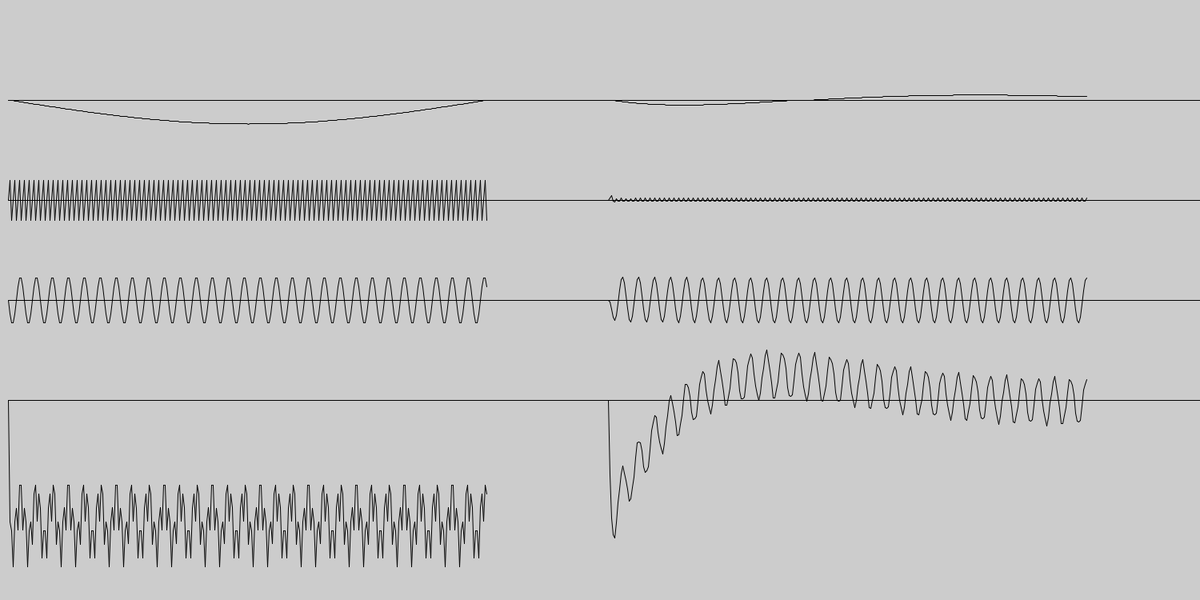
Frame 1 (no input)
Frame 60 (the mouse pressed at the canvas centre just before this capture): identical to frame 1, image omitted
Frame 120 (the mouse held since frame 60 and released just before this capture): identical to frame 1, image omitted

The Processing sketch that drew this single still picture (run headless with seeded random() and noise(); from frame 60 on, the mouse is pressed at the canvas centre):

// Processing sketch: filter_test
// ── filter_test.pde
import java.util.LinkedList;
import java.lang.Math.*;

LinkedList<Float>[] tests = new LinkedList[4];
LinkedList<Float>[] outputs = new LinkedList[4];
LinkedList<Float>[] queues = new LinkedList[4];
void setup()
{
  size(1500, 750);
  //for(LinkedList<Float> l : tests){
  //  l = new LinkedList<Float>();
  //}
  for (int i = 0; i < 4; i++) {
    tests[i] = new LinkedList<Float>();
    queues[i] = new LinkedList<Float>();
    outputs[i] = new LinkedList<Float>();
  }
  for (int i = 0; i < 300; i++) {
    tests[0].add(sin(2f * PI * (float)i * 0.05f/30f));      //sin (2pi * hz/fs)
    tests[1].add(sin(2f * PI * (float)i * 20f/30f));
    tests[2].add(sin(2f * PI * (float)i * 3f/30f)); 
    tests[3].add(cos(2f * PI * (float)i * 20f/30f)+sin(2f * PI * i * 3f/30f)+5f);
    for (int j = 0; j < 4; j++) {
      outputs[j].add(bandPass(tests[j].getLast(), queues[j]));
    }
  }
  for (int i = 0; i < 4; i++) {
    plot(i, 0, tests[i]);
    plot(i, 1, outputs[i]);
  }
}
void plot(int yIndex, int xIndex, LinkedList<Float> l) {
  float lastValue = l.get(0);
  int lastX = 10 + (xIndex) * width/2;
  //int lastY = 10 + (yIndex+1) * height/5;
  int lastY =  (yIndex+1) * height/6;
  int size = l.size();
  line(lastX, lastY, lastX+width, lastY);
  for (int i = 1; i < size; i++) {
    //to do: make this plot not work on delta values
    float temp = l.get(i);
    int newX = (int)( 1f/((float)size) * width/2 ) + lastX;
    int newY = (int)((temp)*30f) + (yIndex+1) * height/6;
    line(lastX, lastY, newX, newY);
    lastX = newX; 
    lastY = newY;
    lastValue = temp;
  }
}
void draw()
{
  //float a = 0.0;
  //float inc = TWO_PI/25.0;
  //float prev_x = 0, prev_y = 50, x, y;

  //for (int i=0; i<100; i=i+4) {
  //  x = i;
  //  y = 50 + sin(a) * 40.0;
  //  line(prev_x, prev_y, x, y);
  //  prev_x = x;
  //  prev_y = y;
  //  a = a + inc;
  //}
}
float[] gains = new float[]{0.387508570552039854906212212881655432284, 0.387508570552039854906212212881655432284}; 
float[][] numerator = new float[][]{ {1, 0, -1}, {1, 0, -1} };
float [][] denominator = new float[][]{ {1, -1.970406888471329054368652577977627515793, 0.970854770517962095688346835231641307473}, {1, -0.643377170931628050709605304291471838951, 0.253626930077802126284325368033023551106} };
float bandPass(float val, LinkedList<Float> q) {
  int bufferSize = 500;    //based on the filter
  if (!Float.isNaN(val)) {    //verify that val is float
    q.add(val);
  }
  if (q.size() > bufferSize) {
    q.remove();
    /////only filter if populated
  }
  Float xm1, xm2, wm1, wm2;
  Float[] xin = new Float[bufferSize], yOut = new Float[bufferSize], wOut = new Float[bufferSize];
  Float[] sig = q.toArray(new Float[q.size()]);
  for (int k = 0; k < gains.length; k++) {
    if (k == 0) {
      xin = sig;
    } else {
      xin = yOut;
    }
    for (int kk = 0; kk< q.size(); kk++) {
      if (kk == 0) {
        xm2 = 0f;
        xm1 = 0f;
        wm2 = 0f;
        wm1 = 0f;
      } else if (kk == 1) {
        xm2 = 0f;
        xm1 = xin[kk-1];
        wm2 = 0f;
        wm1 = wOut[kk-1];
      } else {
        xm2 = xin[kk-2];
        xm1 = xin[kk-1];
        wm2 = wOut[kk-2];
        wm1 = wOut[kk-1];
      }
      wOut[kk] = gains[k]*xin[kk] - denominator[k][1] * wm1 - denominator[k][2]*wm2;
      yOut[kk] = numerator[k][0]*wOut[kk] + numerator[k][1]*wm1 + numerator[k][2]*wm2;
    }
  }
  return yOut[q.size()-1];
  //} else {    //if not populated, return last val
  //  return q.getLast();
  //}
}
//float bandPass(float val, LinkedList<Float> q){
//  if (!Float.isNaN(val)) {    //verify that val is float
//      q.add(val);
//  }
//  if (q.size() > 3) {
//    q.remove();
//    /////only filter if populated
//    float xm1, xm2, wm1, wm2;
//    LinkedList<Float> xin = new LinkedList<Float>();
//    LinkedList<Float> yOut = new LinkedList<Float>();
//    LinkedList<Float> wOut = new LinkedList<Float>();

//    for(int k = 0; k < gains.length; k++) {
//      if (k == 0){
//        xin = (LinkedList<Float>) q.clone();
//      }else{
//        xin = (LinkedList<Float>) yOut.clone();
//      }

//      for(int kk = 0; kk< q.size(); kk++){
//        if (kk == 0){
//            xm2 = 0;
//            xm1 = 0;
//            wm2 = 0;
//            wm1 = 0;
//        } else if (kk == 1){
//            xm2 = 0;
//            xm1 = xin.get(xin.size() - 3);
//            wm2 = 0;
//            wm1 = wOut.get(wOut.size() - 3);
//        }else{
//            xm2 = xin.get(xin.size() - 3);
//            xm1 = xin.get(xin.size() - 2);
//            wm2 = wOut.get(wOut.size() - 3);
//            wm1 = wOut.get(wOut.size() - 2);
//        }
//        wOut.add(gains[k]*xin.getLast() - denominator[k][1] * wm1 - denominator[k][2]*wm2);
//        yOut.add(numerator[k][0]*wOut.getLast() + numerator[k][1]*wm1 + numerator[k][2]*wm2);
//      }
//    }
//    return yOut.getLast();
//  } else {    //if not populated, return last val
//    return q.getLast();
//  }
//}
